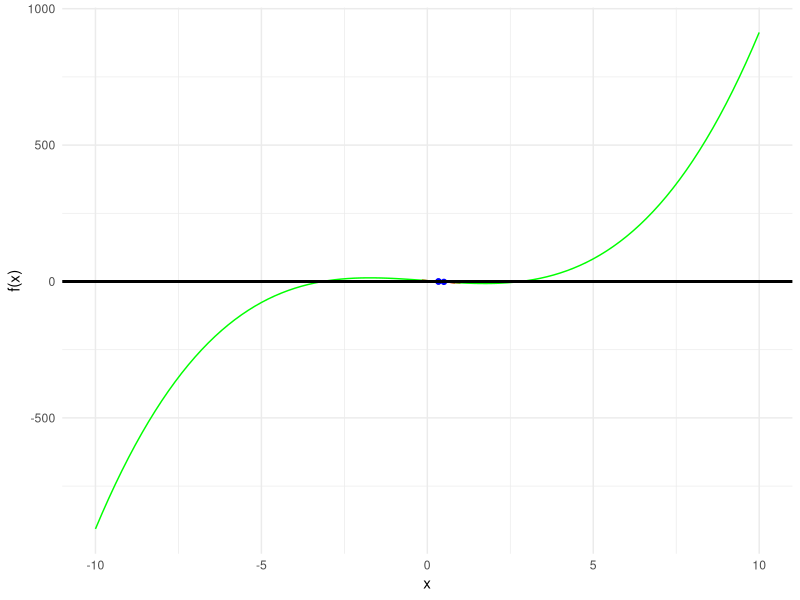
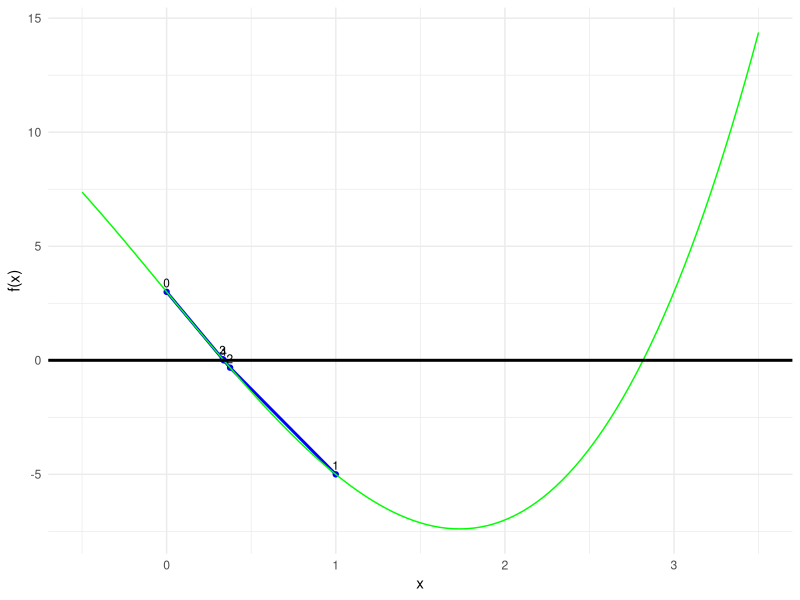

R code for these plots, in order:
## ---- chunk 1
install.packages("pracma")
library(pracma)
library(ggplot2)
library(gridExtra)
## ---- chunk 2
a <- 0
b <- 0.11
for(i in 1:30000){
  a <- a + b
}
print(a,digits = 20)
## ---- chunk 3
f <- function(x) x^3-9*x+3

df <- function(x) 3*x^2-9

x <- 0.5
e1 <- e2 <- 1 * 10^-4
i <- 1
x_vector <- c(x)

newton <- function(x,e1,e2){
  xk <- x - f(x)/df(x)
  x_vector <<- c(x_vector,xk)
  while(abs(f(xk))>=e1 & abs(xk-x)/abs(xk)>=e2){
    i <- i + 1
    x <- xk
    xk <- x - f(x)/df(x)
    x_vector <<- c(x_vector,xk)
    
  }
  resultado <- c(xk,f(xk),i)
  return(resultado)
}
newton(x,e1,e2)
## ---- chunk 4
data <- data.frame(
  x_vector = x_vector,
  fx_vector = f(x_vector),
  dfx_vector = df(x_vector)
)

plot <- ggplot(data, aes(x = x_vector, y = fx_vector)) +
  geom_segment(aes(xend = x_vector + 0.5, yend = fx_vector + dfx_vector * 0.5), color = "red") +  # Plot tangent lines
  geom_segment(aes(xend = x_vector - 0.5, yend = fx_vector - dfx_vector * 0.5), color = "red") +  # Plot tangent lines
  geom_point(color = "blue") +  # Plot points for f(x)
  labs(x = "x", y = "f(x)") +  # Add axis labels
  theme_minimal()+# Set a minimal theme
  geom_function(fun=f,color = "green", size = 0.5)+
  xlim(-10,10)+
  geom_hline(yintercept = 0, color = "black", size = 1)  # Add a black horizontal line at y = 0

plot
## ---- chunk 5
f <- function(x) x^3-9*x+3

x0 <-0
x1 <-1
x_vector <- c(x0,x1)
e1 <- e2 <- 5 * 10^-4
i <- 0

secante <- function(x0,x1,e1,e2){
  while(abs(f(x1))>=e1 & abs(x1-x0)/abs(x1)>=e2){
    i <- i + 1
    xt <- x1 - f(x1)*(x1-x0)/(f(x1) - f(x0))
    x_vector <<- c(x_vector,xt)
    x0 <- x1
    x1 <- xt
  }
  resposta <- c(x1,f(x1),i)
  return(resposta)
}

secante(x0,x1,e1,e2)
## ---- chunk 6
data <- data.frame(
  x_vector = x_vector,
  fx_vector = f(x_vector)
)

plot <-
  ggplot(data, aes(x = x_vector, y = fx_vector)) +
  geom_point(color = "blue") +  # Plot points
  geom_line(color = "blue",size = 1) +# Connect points with lines
  geom_text(aes(label = seq_along(x_vector)-1), vjust = -0.5, hjust = 0.5, size = 3) +
  geom_segment(aes(xend = lag(x_vector), yend = lag(fx_vector)), color = "red") +  # Plot secant lines
  labs(x = "x", y = "f(x)") +  # Labels and title
  theme_minimal()+# Set a minimal theme
  geom_function(fun=f,color = "green", size = 0.5)+
  geom_hline(yintercept = 0, color = "black", size = 1)+
  xlim(-0.5,3.5)# Add a black horizontal line at y = 0

options(repr.plot.width = 18, repr.plot.height = 16)

plot
## ---- chunk 7

sistema <- t(cbind(c(2,2,1,1,7),c(1,-1,2,-1,1),c(3,2,-3,-2,4),c(4,3,2,1,12)))

Eliminacao_Gaus <- function(sistema){
  for(i in 1:(length(sistema[,1])-1)){
    if(sistema[i,i] == 0){
      break
    }
    for(j in 1:(length(sistema[,1])-i)){
      print(j+i)
      print(j)
      sistema[i+j,] <- sistema[i+j,] - sistema[i,]*sistema[i+j,i]/sistema[i,i]
    }
  }
  print(sistema)
}
